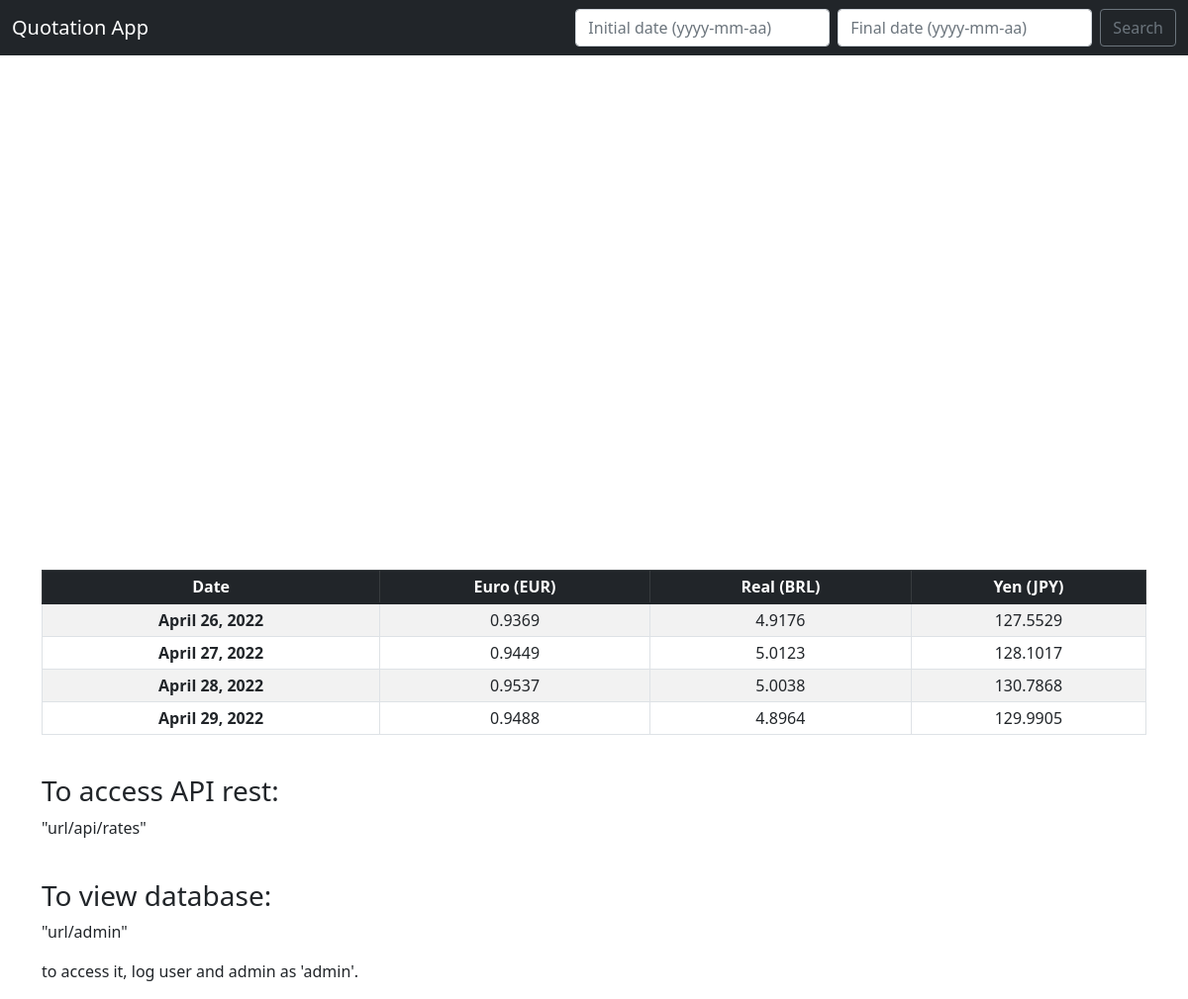
Before: / with the older database file.
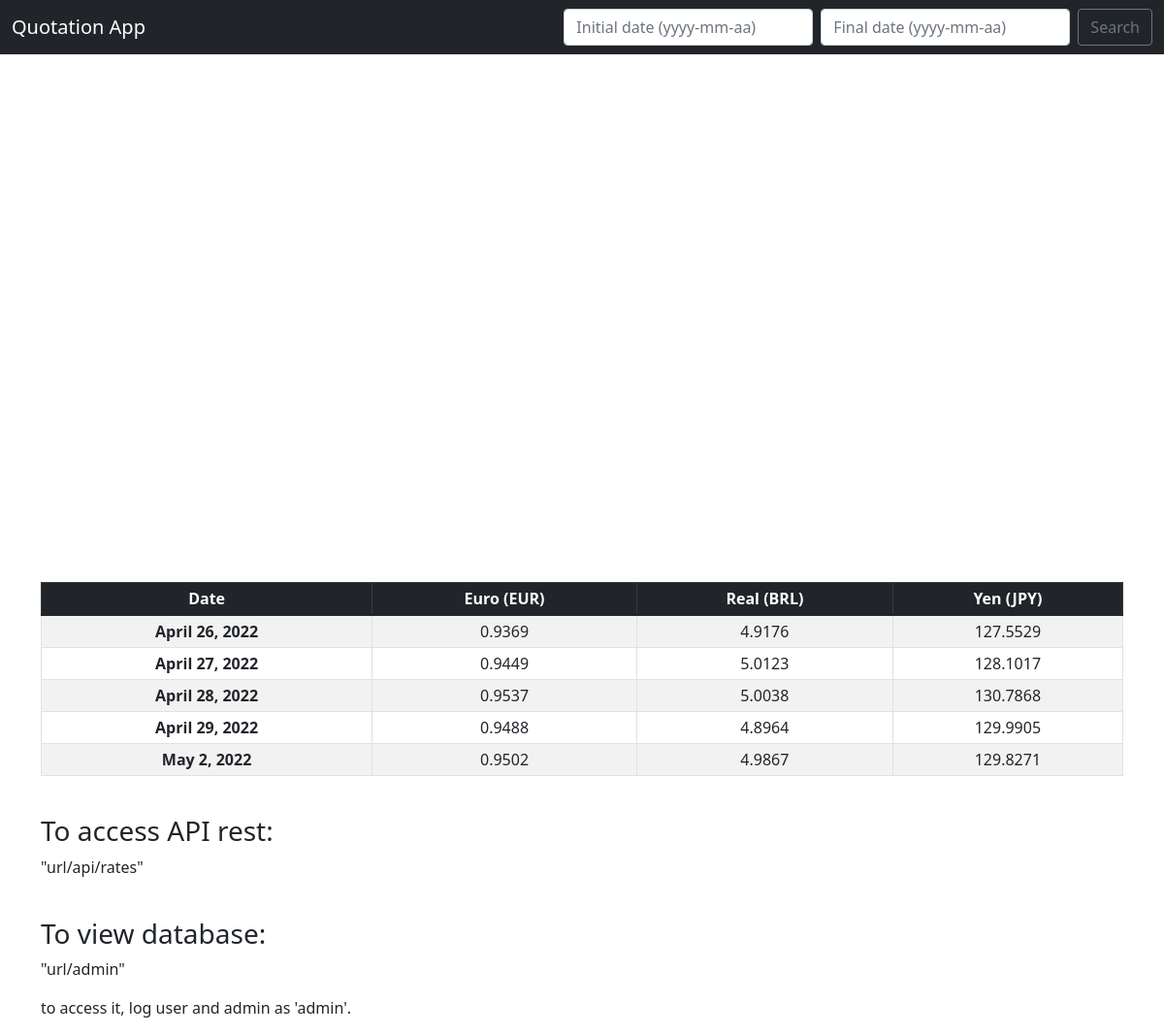
After: the same page with the newer database file.
### rates/models.py (models this page shows, shortened)
class Rate(models.Model):
    date = models.DateField()
    euro = models.CharField(max_length=20)
    real = models.CharField(max_length=20)
    yen = models.CharField(max_length=20)

### rates/views.py (the view)
# urls.py: path('', views.home, name="home"),
def home(request):
    import requests
    import json
    from datetime import date
    from datetime import timedelta
    date_list = []
    today = date.today()
    while len(date_list) < 5:
        if today.isoweekday() < 6:
            date_list.append(today)
        today -= timedelta(days=1)
    if request.method == "POST":
        initial_date = request.POST['initial_date']
        final_date = request.POST['final_date']
        date_list = []
        date1 = date.fromisoformat(initial_date)
        date2 = date.fromisoformat(final_date)
        if date2 < date1:
            messages.success(request, "Please, choose an initial date earlier than the final date!")
            return redirect(home)
        else:
            if date1.isoweekday() < 6:
                date_list.append(date1)
            while date2 != date1:
                date1 += timedelta(days=1)
                if date1.isoweekday() < 6:
                    date_list.append(date1)
            if len(date_list) > 5:
                messages.success(request, "Maximum period of time is 5 weekdays. Please, choose a smaller interval!")
                return redirect(home)
            else:
                for day in date_list:
                    api_request = requests.get("https://api.vatcomply.com/rates?date=" + str(day))
                    try:
                        api = json.loads(api_request.content)
                    except json.decoder.JSONDecodeError:
                        messages.success(request, "There is a problem in the API provided. Please, check the entered "
                                                  "address.")
                        return redirect('home')
                    euro = round(api['rates']['EUR'] / api['rates']['USD'], 4)
                    real = round(api['rates']['BRL'] / api['rates']['USD'], 4)
                    yen = round(api['rates']['JPY'] / api['rates']['USD'], 4)
                    Rate.objects.get_or_create(date=day, euro=euro, real=real, yen=yen)
        all_rates = Rate.objects.all().order_by('date')
        display_euro = ''
        for rate in all_rates:
            if rate.date in date_list:
                display_euro += rate.euro + ' ,'
        display_real = ''
        for rate in all_rates:
            if rate.date in date_list:
                display_real += rate.real + ' ,'
        display_yen = ''
        for rate in all_rates:
            if rate.date in date_list:
                display_yen += rate.yen + ' ,'
        return render(request, 'home.html',
                      {'all_rates': all_rates, 'date_list': date_list, 'display_euro': display_euro,
                       'display_real': display_real, 'display_yen': display_yen})
    else:
        all_rates = Rate.objects.all().order_by('date')
        display_euro = ''
        for rate in all_rates:
            if rate.date in date_list:
                display_euro += rate.euro + ' ,'
        display_real = ''
        for rate in all_rates:
            if rate.date in date_list:
                display_real += rate.real + ' ,'
        display_yen = ''
        for rate in all_rates:
            if rate.date in date_list:
                display_yen += rate.yen + ' ,'
        return render(request, 'home.html',
                      {'all_rates': all_rates, 'date_list': date_list, 'display_euro': display_euro,
                       'display_real': display_real, 'display_yen': display_yen})

### rates/templates/home.html (shortened to what this page needs)
{% extends 'base.html' %}
{% block chart %}
<html>
<head>
</head>
<body>
<div id="container" style="width:100%; height:400px;"></div>
</body>
</html>
{% endblock %}
{% block content %}
<table class="table table-striped table-hover table-bordered text-center table-sm">
    <thead>
    <tr class="table-dark">
        <th scope="col">Date</th>
        <th scope="col">Euro (EUR)</th>
        <th scope="col">Real (BRL)</th>
        <th scope="col">Yen (JPY)</th>
    </tr>
    </thead>
    <tbody>
    {% for rate in all_rates %}
    {% if rate.date in date_list%}
    <tr>
        <th scope="row">{{ rate.date }}</th>
        <td>{{ rate.euro }}</td>
        <td>{{ rate.real }}</td>
        <td>{{ rate.yen }}</td>
        <br/>
    </tr>
    {% endif %}
    {% endfor %}
    </tbody>
</table>
<br/>
<h3>To access API rest:</h3>
<p>"url/api/rates"</p>
<br/>
<h3>To view database:</h3>
<p>"url/admin"</p>
<p>to access it, log user and admin as 'admin'.</p>
{% endblock %}

### rates/templates/base.html (shortened to what this page needs)
<!doctype html>
<html lang="en">
<head>
    <link href="https://cdn.jsdelivr.net/npm/bootstrap@5.1.3/dist/css/bootstrap.min.css" rel="stylesheet"
>
</head>
<body>
<nav class="navbar navbar-expand-lg navbar-dark bg-dark">
    <div class="container-fluid">
        <a class="navbar-brand" href="{% url 'home' %}">Quotation App</a>
        <div class="collapse navbar-collapse" id="navbarSupportedContent">
            <form action="{% url 'home' %}" class="d-flex" method="POST">
                <input class="form-control me-2" type="search" placeholder="Initial date (yyyy-mm-aa)"
                       aria-label="Search" name="initial_date">
                <input class="form-control me-2" type="search" placeholder="Final date (yyyy-mm-aa)" aria-label="Search"
                       name="final_date">
                <button class="btn btn-outline-secondary" type="submit">Search</button>
            </form>
        </div>
    </div>
</nav>
<div class="container">
    <br/>
    {% block chart %}
    {% endblock %}
    {% block content %}
    {% endblock %}
</div>

Changed rows visible on the page:
added Rate: date "May 2, 2022", euro "0.9502", real "4.9867", yen "129.8271"
